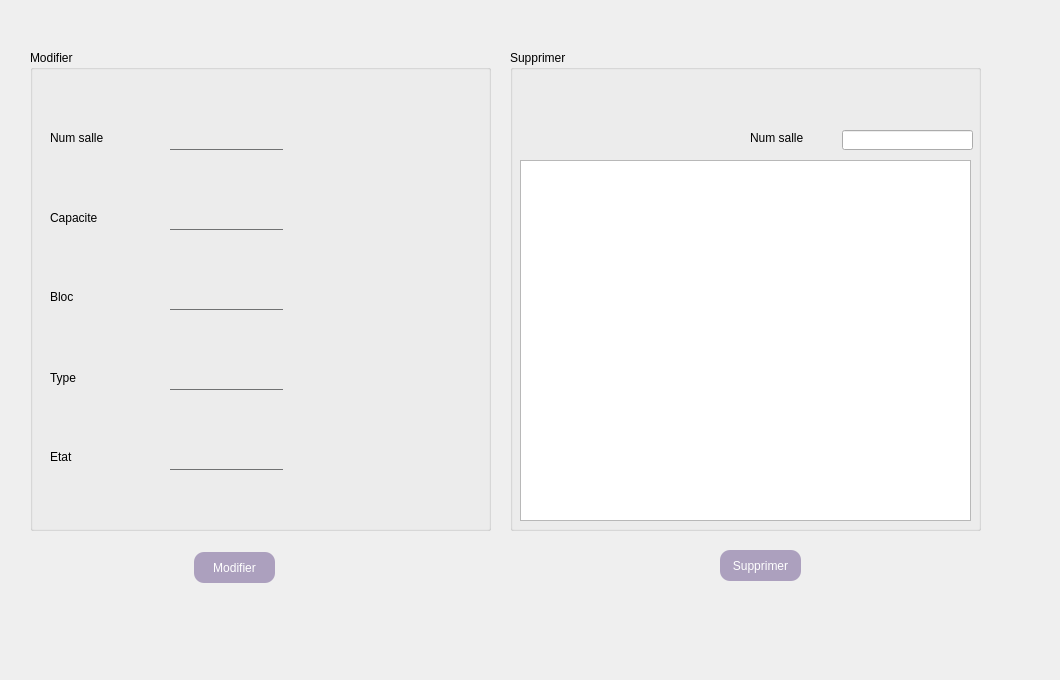
    <widget class="QWidget" name="tab_21">
     <attribute name="title">
      <string>Modifier un Espace</string>
     </attribute>
     <widget class="QPushButton" name="pb_modifier_3">
      <property name="geometry">
       <rect>
        <x>194</x>
        <y>552</y>
        <width>81</width>
        <height>31</height>
       </rect>
      </property>
      <property name="styleSheet">
       <string notr="true">#pb_modifier_3{

border-radius:10px;


background-color: rgb(172, 160, 190);
color:white;
font: 9pt 'Century Gothic';
}
</string>
      </property>
      <property name="text">
       <string>Modifier</string>
      </property>
     </widget>
     <widget class="QLabel" name="label_background4">
      <property name="geometry">
       <rect>
        <x>0</x>
        <y>-30</y>
        <width>1051</width>
        <height>671</height>
       </rect>
      </property>
      <property name="text">
       <string/>
      </property>
     </widget>
     <widget class="QGroupBox" name="groupBox_21">
      <property name="geometry">
       <rect>
        <x>30</x>
        <y>50</y>
        <width>461</width>
        <height>481</height>
       </rect>
      </property>
      <property name="styleSheet">
       <string notr="true">font: 9pt 'Century Gothic';</string>
      </property>
      <property name="title">
       <string>Modifier</string>
      </property>
      <widget class="QLabel" name="label_53">
       <property name="geometry">
        <rect>
         <x>20</x>
         <y>80</y>
         <width>81</width>
         <height>16</height>
        </rect>
       </property>
       <property name="text">
        <string>Num salle</string>
       </property>
      </widget>
      <widget class="QLabel" name="label_52">
       <property name="geometry">
        <rect>
         <x>20</x>
         <y>160</y>
         <width>81</width>
         <height>16</height>
        </rect>
       </property>
       <property name="text">
        <string>Capacite</string>
       </property>
      </widget>
      <widget class="QLineEdit" name="le_numsalle_m">
       <property name="geometry">
        <rect>
         <x>140</x>
         <y>80</y>
         <width>113</width>
         <height>20</height>
        </rect>
       </property>
       <property name="styleSheet">
        <string notr="true">border:none;
border-bottom:1px solid #707172;
background: transparent;</string>
       </property>
      </widget>
      <widget class="QLineEdit" name="le_capacite_m">
       <property name="geometry">
        <rect>
         <x>140</x>
         <y>160</y>
         <width>113</width>
         <height>20</height>
        </rect>
       </property>
       <property name="styleSheet">
        <string notr="true">border:none;
border-bottom:1px solid #707172;
background: transparent;</string>
       </property>
      </widget>
      <widget class="QLabel" name="label_54">
       <property name="geometry">
        <rect>
         <x>20</x>
         <y>240</y>
         <width>47</width>
         <height>13</height>
        </rect>
       </property>
       <property name="text">
        <string>Bloc</string>
       </property>
      </widget>
      <widget class="QLineEdit" name="le_bloc_m">
       <property name="geometry">
        <rect>
         <x>140</x>
         <y>240</y>
         <width>113</width>
         <height>20</height>
        </rect>
       </property>
       <property name="styleSheet">
        <string notr="true">border:none;
border-bottom:1px solid #707172;
background: transparent;</string>
       </property>
      </widget>
      <widget class="QLabel" name="label_51">
       <property name="geometry">
        <rect>
         <x>20</x>
         <y>320</y>
         <width>41</width>
         <height>16</height>
        </rect>
       </property>
       <property name="text">
        <string>Type</string>
       </property>
      </widget>
      <widget class="QLineEdit" name="le_type_m">
       <property name="geometry">
        <rect>
         <x>140</x>
         <y>320</y>
         <width>113</width>
         <height>20</height>
        </rect>
       </property>
       <property name="styleSheet">
        <string notr="true">border:none;
border-bottom:1px solid #707172;
background: transparent;</string>
       </property>
      </widget>
      <widget class="QLabel" name="label_55">
       <property name="geometry">
        <rect>
         <x>20</x>
         <y>400</y>
         <width>47</width>
         <height>14</height>
        </rect>
       </property>
       <property name="text">
        <string>Etat</string>
       </property>
      </widget>
      <widget class="QLineEdit" name="le_etat_m">
       <property name="geometry">
        <rect>
         <x>140</x>
         <y>400</y>
         <width>113</width>
         <height>20</height>
        </rect>
       </property>
       <property name="styleSheet">
        <string notr="true">border:none;
border-bottom:1px solid #707172;
background: transparent;</string>
       </property>
      </widget>
     </widget>
     <widget class="QGroupBox" name="groupBox_22">
      <property name="geometry">
       <rect>
        <x>510</x>
        <y>50</y>
        <width>471</width>
        <height>481</height>
       </rect>
      </property>
      <property name="styleSheet">
       <string notr="true">font: 9pt 'Century Gothic';</string>
      </property>
      <property name="title">
       <string>Supprimer</string>
      </property>
      <widget class="QTableView" name="tab_espace_2">
       <property name="geometry">
        <rect>
         <x>10</x>
         <y>110</y>
         <width>451</width>
         <height>361</height>
        </rect>
       </property>
      </widget>
      <widget class="QLineEdit" name="le_numsalle_supp">
       <property name="geometry">
        <rect>
         <x>332</x>
         <y>80</y>
         <width>131</width>
         <height>20</height>
        </rect>
       </property>
      </widget>
      <widget class="QLabel" name="label_65">
       <property name="geometry">
        <rect>
         <x>240</x>
         <y>80</y>
         <width>81</width>
         <height>16</height>
        </rect>
       </property>
       <property name="text">
        <string>Num salle</string>
       </property>
      </widget>
     </widget>
     <widget class="QPushButton" name="pb_supprimer_3">
      <property name="geometry">
       <rect>
        <x>720</x>
        <y>550</y>
        <width>81</width>
        <height>31</height>
       </rect>
      </property>
      <property name="styleSheet">
       <string notr="true">#pb_supprimer_3{

border-radius:10px;


background-color: rgb(172, 160, 190);
color:white;
font: 9pt 'Century Gothic';
}
</string>
      </property>
      <property name="text">
       <string>Supprimer</string>
      </property>
     </widget>
     <zorder>label_background4</zorder>
     <zorder>pb_modifier_3</zorder>
     <zorder>groupBox_21</zorder>
     <zorder>groupBox_22</zorder>
     <zorder>pb_supprimer_3</zorder>
    </widget>
